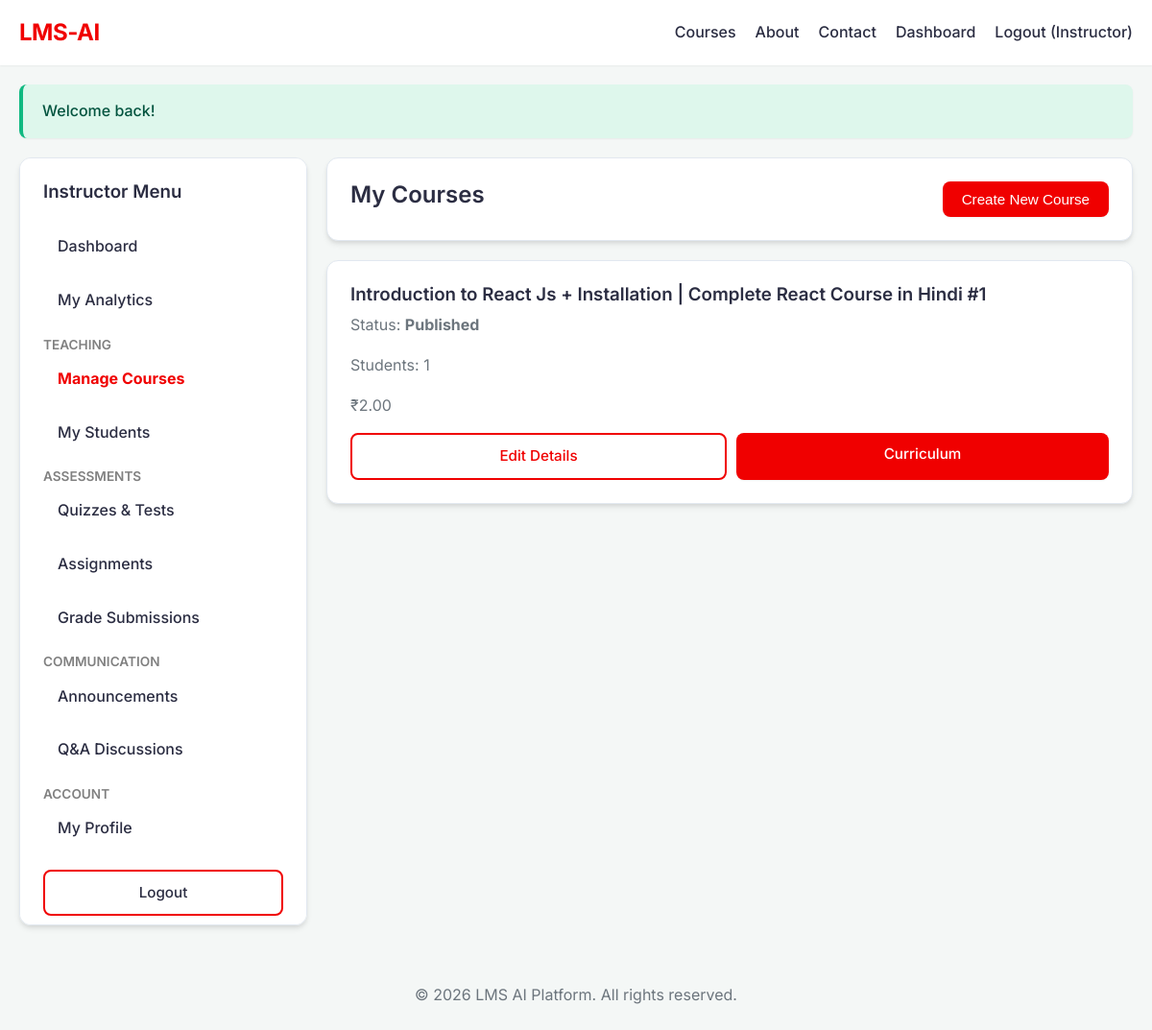
Screenshot of /instructor/courses.php (signed in) with the database file from the repository.
### tables this page shows
CREATE TABLE `courses` (
  `id` int(11) NOT NULL,
  `title` varchar(255) NOT NULL,
  `slug` varchar(255) NOT NULL,
  `description` text DEFAULT NULL,
  `price` decimal(10,2) DEFAULT 0.00,
  `difficulty` enum('Beginner','Intermediate','Advanced') DEFAULT 'Beginner',
  `image` varchar(255) DEFAULT 'default-course.jpg',
  `category_id` int(11) DEFAULT NULL,
  `instructor_id` int(11) DEFAULT NULL,
  `status` enum('Draft','Published') DEFAULT 'Draft',
  `created_at` timestamp NOT NULL DEFAULT current_timestamp(),
  `updated_at` timestamp NOT NULL DEFAULT current_timestamp() ON UPDATE current_timestamp()
);

### includes/functions.php (called while the page is built, shortened)
<?php
function h($string)
{
    return htmlspecialchars($string ?? '', ENT_QUOTES, 'UTF-8');
}

### instructor/courses.php (the view, shortened to what this page needs)
<?php
require_once __DIR__ . '/../config/app.php';
$stmt = $pdo->prepare("
    SELECT c.*,
    (SELECT COUNT(*) FROM enrollments WHERE course_id = c.id) as students
    FROM courses c
    WHERE instructor_id = ?
    ORDER BY created_at DESC
");
$stmt->execute([$_SESSION['user_id']]);
$courses = $stmt->fetchAll();
require_once __DIR__ . '/../includes/header.php';
?>
<div style="display: flex; gap: 20px; flex-wrap: wrap;">
    <?php require_once __DIR__ . '/../includes/instructor_sidebar.php'; ?>
    <div class="dashboard-content" style="flex: 3; min-width: 300px;">
        <div class="card" style="display: flex; justify-content: space-between; align-items: center;">
            <h2>My Courses</h2>
            <form method="POST" action="courses.php">
                <button type="submit" name="create_course" class="btn btn-primary">Create New Course</button>
            </form>
        </div>
        <div class="grid mt-2">
            <?php foreach ($courses as $course): ?>
                <div class="card">
                    <h3><?= h($course['title']) ?></h3>
                    <p>Status: <strong><?= h($course['status']) ?></strong></p>
                    <p>Students: <?= h($course['students']) ?></p>
                    <p class="price"><?= $course['price'] > 0 ? '₹' . $course['price'] : 'Free' ?></p>
                    <div style="display: flex; gap: 10px; margin-top: 15px;">
                        <a href="course-edit.php?id=<?= $course['id'] ?>" class="btn btn-outline" style="flex: 1; text-align: center;">Edit Details</a>
                        <a href="modules.php?id=<?= $course['id'] ?>" class="btn btn-primary" style="flex: 1; text-align: center;">Curriculum</a>
                    </div>
                </div>
            <?php endforeach; ?>
        </div>
    </div>
</div>
<?php require_once __DIR__ . '/../includes/footer.php'; ?>

### css/style.css (style rules this page uses)
:root { --primary-color: #4361ee; --primary-hover: #3a56d4; --secondary-color: #ffffff; --bg-color: #f4f7f6; --text-main: #2b2d42; --text-muted: #6c757d; --border-color: #e2e8f0; --success: #10b981; --danger: #ef4444; --warning: #f59e0b; --shadow-sm: 0 1px 2px 0 rgba(0, 0, 0, 0.05); --shadow-md: 0 4px 6px -1px rgba(0, 0, 0, 0.1), 0 2px 4px -1px rgba(0, 0, 0, 0.06); --shadow-lg: 0 10px 15px -3px rgba(0, 0, 0, 0.1), 0 4px 6px -2px rgba(0, 0, 0, 0.05); --radius: 8px; --radius-lg: 12px; --transition: all 0.3s ease; }
* { box-sizing: border-box; margin: 0; padding: 0; }
body { font-family: 'Inter', sans-serif; background-color: var(--bg-color); color: var(--text-main); line-height: 1.6; font-size: 16px; transition: var(--transition); }
a { text-decoration: none; color: var(--primary-color); transition: var(--transition); }
h1, h2, h3, h4, h5, h6 { font-weight: 600; line-height: 1.2; margin-bottom: 0.5rem; color: var(--text-main); }
p { margin-bottom: 1rem; color: var(--text-muted); }
.mt-2 { margin-top: 20px; }
.btn { padding: 10px 20px; border: none; border-radius: var(--radius); cursor: pointer; display: inline-block; font-weight: 500; text-align: center; transition: var(--transition); font-size: 0.95rem; }
.btn-primary { background: var(--primary-color); color: #fff; box-shadow: var(--shadow-sm); }
.btn-outline { border: 2px solid var(--primary-color); color: var(--primary-color); background: transparent; }
.card { background: var(--secondary-color); padding: 24px; border-radius: var(--radius-lg); box-shadow: var(--shadow-md); margin-bottom: 20px; border: 1px solid var(--border-color); transition: var(--transition); }
.grid { display: grid; grid-template-columns: repeat(auto-fit, minmax(300px, 1fr)); gap: 24px; }

### rows the page displays
courses: title "Introduction to React Js + Installation | Complete React Course in Hindi #1", status "Published", students "1", price "2.00"

### other values shown
$_SESSION['user_name'] "Instructor"
$flash['message'] "Welcome back!"
